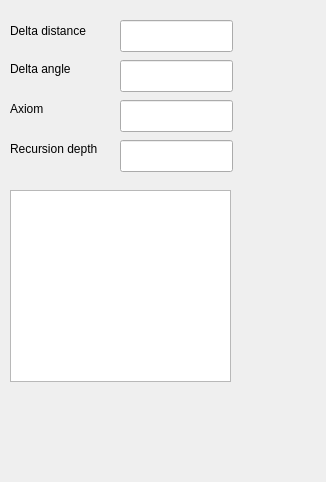
<?xml version="1.0" encoding="UTF-8"?>
<ui version="4.0">
 <class>TurtleNodeEditor</class>
 <widget class="QWidget" name="TurtleNodeEditor">
  <property name="geometry">
   <rect>
    <x>0</x>
    <y>0</y>
    <width>326</width>
    <height>482</height>
   </rect>
  </property>
  <property name="windowTitle">
   <string>Form</string>
  </property>
  <widget class="QLineEdit" name="DeltaDistance">
   <property name="geometry">
    <rect>
     <x>120</x>
     <y>20</y>
     <width>113</width>
     <height>32</height>
    </rect>
   </property>
  </widget>
  <widget class="QLineEdit" name="DeltaAngle">
   <property name="geometry">
    <rect>
     <x>120</x>
     <y>60</y>
     <width>113</width>
     <height>32</height>
    </rect>
   </property>
  </widget>
  <widget class="QLabel" name="label">
   <property name="geometry">
    <rect>
     <x>10</x>
     <y>20</y>
     <width>101</width>
     <height>21</height>
    </rect>
   </property>
   <property name="text">
    <string>Delta distance</string>
   </property>
  </widget>
  <widget class="QLabel" name="label_2">
   <property name="geometry">
    <rect>
     <x>10</x>
     <y>60</y>
     <width>101</width>
     <height>18</height>
    </rect>
   </property>
   <property name="text">
    <string>Delta angle</string>
   </property>
  </widget>
  <widget class="QLabel" name="label_3">
   <property name="geometry">
    <rect>
     <x>10</x>
     <y>100</y>
     <width>101</width>
     <height>18</height>
    </rect>
   </property>
   <property name="text">
    <string>Axiom</string>
   </property>
  </widget>
  <widget class="QLineEdit" name="Axiom">
   <property name="geometry">
    <rect>
     <x>120</x>
     <y>100</y>
     <width>113</width>
     <height>32</height>
    </rect>
   </property>
  </widget>
  <widget class="QLineEdit" name="RecursionDepth">
   <property name="geometry">
    <rect>
     <x>120</x>
     <y>140</y>
     <width>113</width>
     <height>32</height>
    </rect>
   </property>
  </widget>
  <widget class="QLabel" name="label_4">
   <property name="geometry">
    <rect>
     <x>10</x>
     <y>140</y>
     <width>101</width>
     <height>18</height>
    </rect>
   </property>
   <property name="text">
    <string>Recursion depth</string>
   </property>
  </widget>
  <widget class="QTableView" name="Productions">
   <property name="geometry">
    <rect>
     <x>10</x>
     <y>190</y>
     <width>221</width>
     <height>192</height>
    </rect>
   </property>
  </widget>
 </widget>
 <resources/>
 <connections>
  <connection>
   <sender>DeltaDistance</sender>
   <signal>editingFinished()</signal>
   <receiver>TurtleNodeEditor</receiver>
   <slot>DeltaDistanceChanged()</slot>
   <hints>
    <hint type="sourcelabel">
     <x>176</x>
     <y>35</y>
    </hint>
    <hint type="destinationlabel">
     <x>122</x>
     <y>56</y>
    </hint>
   </hints>
  </connection>
  <connection>
   <sender>DeltaAngle</sender>
   <signal>editingFinished()</signal>
   <receiver>TurtleNodeEditor</receiver>
   <slot>DeltaAngleChanged()</slot>
   <hints>
    <hint type="sourcelabel">
     <x>176</x>
     <y>75</y>
    </hint>
    <hint type="destinationlabel">
     <x>122</x>
     <y>56</y>
    </hint>
   </hints>
  </connection>
  <connection>
   <sender>Axiom</sender>
   <signal>editingFinished()</signal>
   <receiver>TurtleNodeEditor</receiver>
   <slot>AxiomChanged()</slot>
   <hints>
    <hint type="sourcelabel">
     <x>176</x>
     <y>115</y>
    </hint>
    <hint type="destinationlabel">
     <x>125</x>
     <y>208</y>
    </hint>
   </hints>
  </connection>
  <connection>
   <sender>RecursionDepth</sender>
   <signal>editingFinished()</signal>
   <receiver>TurtleNodeEditor</receiver>
   <slot>RecursionDepthChanged()</slot>
   <hints>
    <hint type="sourcelabel">
     <x>176</x>
     <y>155</y>
    </hint>
    <hint type="destinationlabel">
     <x>125</x>
     <y>208</y>
    </hint>
   </hints>
  </connection>
 </connections>
 <slots>
  <slot>DeltaDistanceChanged()</slot>
  <slot>DeltaAngleChanged()</slot>
  <slot>AxiomChanged()</slot>
  <slot>RecursionDepthChanged()</slot>
 </slots>
</ui>
